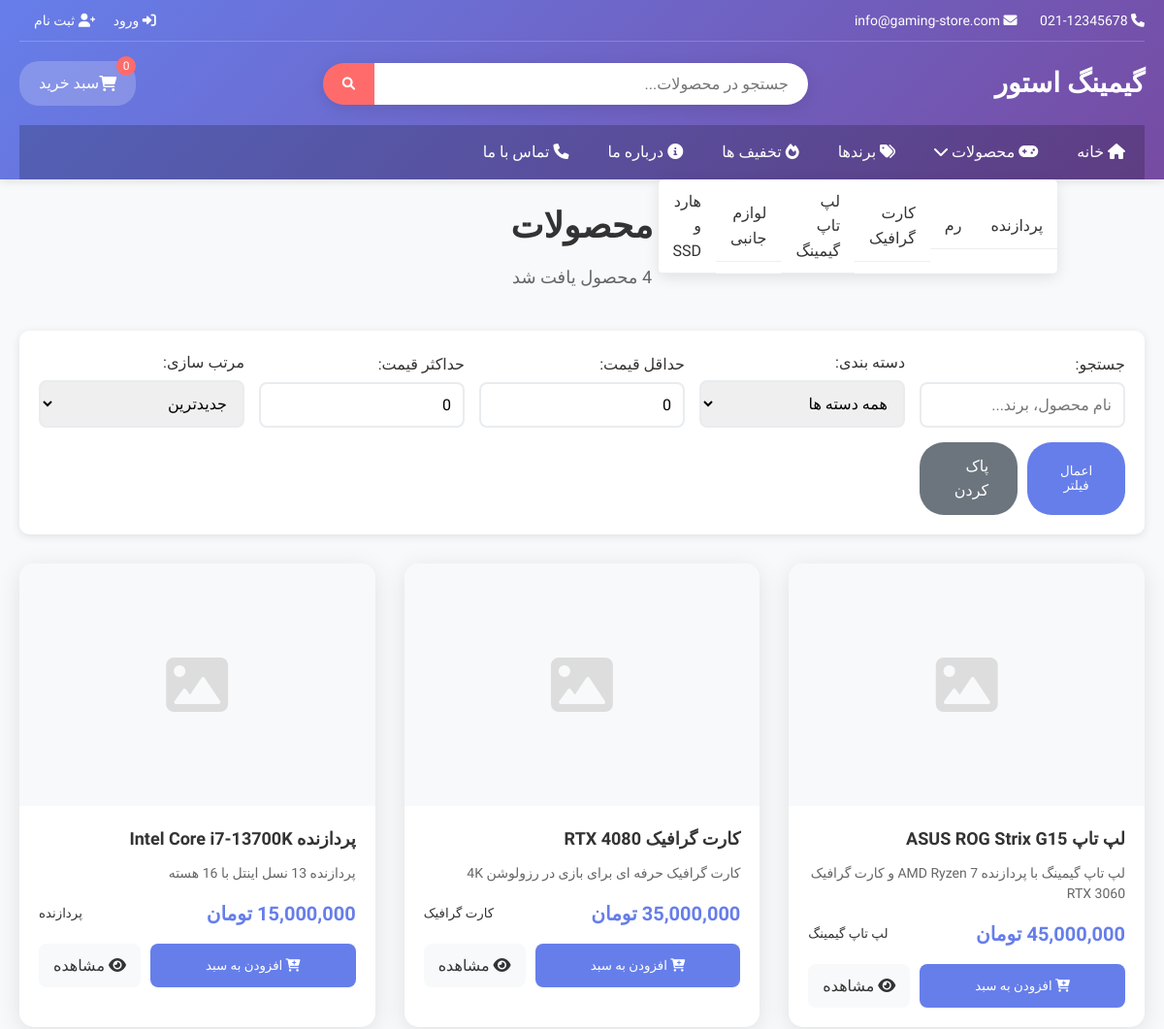
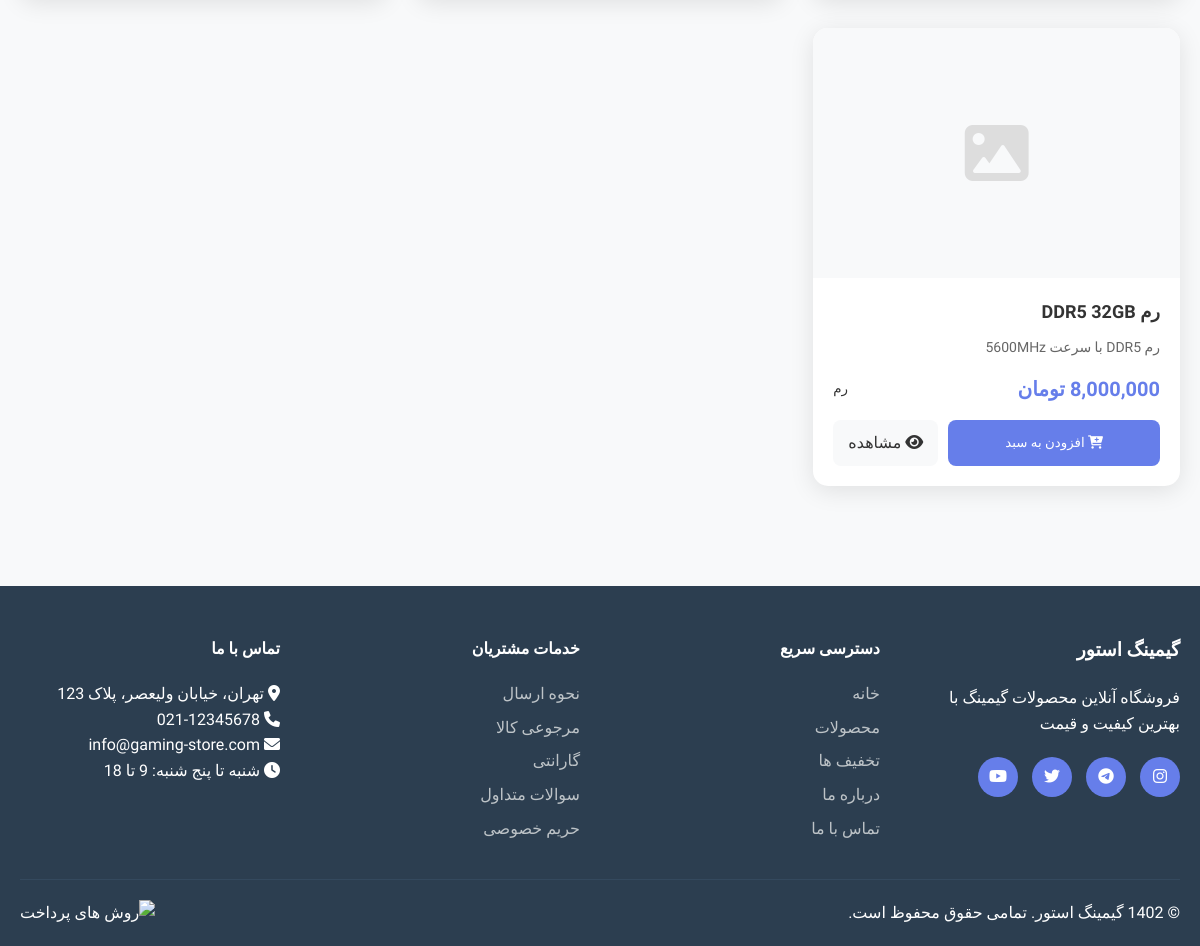
/products.php, run on the app's committed database (2 pictures, top to bottom).
### tables this page shows
CREATE TABLE categories (
    id INT AUTO_INCREMENT PRIMARY KEY,
    name VARCHAR(100) NOT NULL,
    description TEXT,
    image VARCHAR(255),
    is_active BOOLEAN DEFAULT TRUE,
    created_at TIMESTAMP DEFAULT CURRENT_TIMESTAMP
);

CREATE TABLE products (
    id INT AUTO_INCREMENT PRIMARY KEY,
    name VARCHAR(200) NOT NULL,
    description TEXT,
    price DECIMAL(10, 2) NOT NULL,
    discount_price DECIMAL(10, 2) DEFAULT NULL,
    category_id INT,
    brand VARCHAR(100),
    stock_quantity INT DEFAULT 0,
    main_image VARCHAR(255),
    gallery TEXT,  
    specifications TEXT,  
    is_featured BOOLEAN DEFAULT FALSE,
    is_active BOOLEAN DEFAULT TRUE,
    views INT DEFAULT 0,
    created_at TIMESTAMP DEFAULT CURRENT_TIMESTAMP,
    updated_at TIMESTAMP DEFAULT CURRENT_TIMESTAMP ON UPDATE CURRENT_TIMESTAMP,
    FOREIGN KEY (category_id) REFERENCES categories(id) ON DELETE SET NULL
);

### config/config.php (called while the page is built, shortened)
<?php
function sanitize_input($data) {
    return htmlspecialchars(strip_tags(trim($data)), ENT_QUOTES, 'UTF-8');
}
?>

### products.php (the view, shortened to what this page needs)
<?php
require_once 'config/config.php';
$per_page = 12;
$page = (int)($_GET['page'] ?? 1);
$offset = ($page - 1) * $per_page;
$category_id = (int)($_GET['category'] ?? 0);
$search = sanitize_input($_GET['search'] ?? '');
$sort = sanitize_input($_GET['sort'] ?? 'newest');
$min_price = (int)($_GET['min_price'] ?? 0);
$max_price = (int)($_GET['max_price'] ?? 0);
$where_conditions = ['p.is_active = 1'];
$params = [];
$where_clause = 'WHERE ' . implode(' AND ', $where_conditions);
$sort_options = [
    'newest' => 'p.created_at DESC',
    'oldest' => 'p.created_at ASC',
    'price_low' => 'COALESCE(p.discount_price, p.price) ASC',
    'price_high' => 'COALESCE(p.discount_price, p.price) DESC',
    'name' => 'p.name ASC',
    'popularity' => 'p.views DESC'
];
$order_by = $sort_options[$sort] ?? $sort_options['newest'];
try {
    $count_query = "SELECT COUNT(*) as total FROM products p $where_clause";
    $stmt = $pdo->prepare($count_query);
    $stmt->execute($params);
    $total_products = $stmt->fetch()['total'];
    $query = "SELECT p.*, c.name as category_name
              FROM products p
              LEFT JOIN categories c ON p.category_id = c.id
              $where_clause
              ORDER BY $order_by
              LIMIT $per_page OFFSET $offset";
    $stmt = $pdo->prepare($query);
    $stmt->execute($params);
    $products = $stmt->fetchAll();
    $stmt = $pdo->query("SELECT * FROM categories WHERE is_active = 1 ORDER BY name");
    $categories = $stmt->fetchAll();
} catch (PDOException $e) {
    $products = [];
    $categories = [];
    $total_products = 0;
    $total_pages = 0;
}
require_once 'includes/header.php';
?>
<div class="container">
    <div class="section-title">
        <h2>محصولات <?php echo $category_id ? '- ' . htmlspecialchars($categories[array_search($category_id, array_column($categories, 'id'))]['name'] ?? '') : ''; ?></h2>
        <p><?php echo number_format($total_products); ?> محصول یافت شد</p>
    </div>
    <div style="background: #fff; padding: 20px; border-radius: 10px; margin-bottom: 30px; box-shadow: 0 2px 10px rgba(0,0,0,0.1);">
        <form method="GET" action="">
            <div style="display: grid; grid-template-columns: repeat(auto-fit, minmax(200px, 1fr)); gap: 15px; align-items: end;">
                <div class="form-group" style="margin-bottom: 0;">
                    <label for="search">جستجو:</label>
                    <input type="text" id="search" name="search" class="form-control"
                           value="<?php echo htmlspecialchars($search); ?>" placeholder="نام محصول، برند...">
                </div>
                <div class="form-group" style="margin-bottom: 0;">
                    <label for="category">دسته بندی:</label>
                    <select id="category" name="category" class="form-control">
                        <option value="">همه دسته ها</option>
                    </select>
                </div>
                <div class="form-group" style="margin-bottom: 0;">
                    <label for="min_price">حداقل قیمت:</label>
                    <input type="number" id="min_price" name="min_price" class="form-control"
                           value="<?php echo $min_price; ?>" placeholder="تومان">
                </div>
                <div class="form-group" style="margin-bottom: 0;">
                    <label for="max_price">حداکثر قیمت:</label>
                    <input type="number" id="max_price" name="max_price" class="form-control"
                           value="<?php echo $max_price; ?>" placeholder="تومان">
                </div>
                <div class="form-group" style="margin-bottom: 0;">
                    <label for="sort">مرتب سازی:</label>
                    <select id="sort" name="sort" class="form-control">
                        <option value="newest" <?php echo $sort == 'newest' ? 'selected' : ''; ?>>جدیدترین</option>
                    </select>
                </div>
                <div style="display: flex; gap: 10px;">
                    <button type="submit" class="btn btn-primary">اعمال فیلتر</button>
                    <a href="products.php" class="btn" style="background: #6c757d; color: #fff;">پاک کردن</a>
                </div>
            </div>
        </form>
    </div>
    <?php if (!empty($products)): ?>
        <div class="products-grid">
            <?php foreach ($products as $product): ?>
                <div class="product-card">
                    <div class="product-image">
                        <?php if ($product['main_image']): ?>
                            <img src="uploads/products/<?php echo htmlspecialchars($product['main_image']); ?>"
                                 alt="<?php echo htmlspecialchars($product['name']); ?>">
                        <?php else: ?>
                            <i class="fas fa-image" style="font-size: 64px; color: #ddd;"></i>
                        <?php endif; ?>
                    </div>
                    <div class="product-info">
                        <h3 class="product-title"><?php echo htmlspecialchars($product['name']); ?></h3>
                        <p class="product-description">
                            <?php echo htmlspecialchars(substr($product['description'], 0, 100)) . (strlen($product['description']) > 100 ? '...' : ''); ?>
                        </p>
                        <div class="product-price">
                            <div>
                                <span class="price">
                                    <?php echo number_format($product['discount_price'] ?: $product['price']); ?> تومان
                                </span>
                            </div>
                            <small class="text-muted"><?php echo htmlspecialchars($product['category_name']); ?></small>
                        </div>
                        <div class="product-actions">
                            <?php if ($product['stock_quantity'] > 0): ?>
                                <button class="add-to-cart" onclick="addToCart(<?php echo $product['id']; ?>)">
                                    <i class="fas fa-cart-plus"></i> افزودن به سبد
                                </button>
                            <?php else: ?>
                                <button class="add-to-cart" disabled style="background: #ccc;">
                                    <i class="fas fa-times"></i> ناموجود
                                </button>
                            <?php endif; ?>
                            <a href="product.php?id=<?php echo $product['id']; ?>" class="view-product">
                                <i class="fas fa-eye"></i> مشاهده
                            </a>
                        </div>
                    </div>
                </div>
            <?php endforeach; ?>
        </div>
    <?php endif; ?>
</div>
<?php require_once 'includes/footer.php'; ?>

### includes/header.php (shortened to what this page needs)
<!DOCTYPE html>
<html lang="fa" dir="rtl">
<head>
    <link rel="stylesheet" href="assets/css/style.css">
    <link rel="stylesheet" href="assets/css/responsive.css">
    <link rel="stylesheet" href="https://cdnjs.cloudflare.com/ajax/libs/font-awesome/6.0.0/css/all.min.css">
</head>
<body>
    <header class="main-header">
        <div class="container">
            <div class="header-top">
                <div class="contact-info">
                    <span><i class="fas fa-phone"></i> 021-12345678</span>
                    <span><i class="fas fa-envelope"></i> info@gaming-store.com</span>
                </div>
                <div class="user-actions">
                    <?php if (isset($_SESSION['user_id'])): ?>
                        <a href="account.php"><i class="fas fa-user"></i> حساب کاربری</a>
                        <?php if ($_SESSION['role'] == 'admin'): ?>
                            <a href="admin/"><i class="fas fa-cog"></i> پنل مدیریت</a>
                        <?php endif; ?>
                        <a href="logout.php"><i class="fas fa-sign-out-alt"></i> خروج</a>
                    <?php else: ?>
                        <a href="login.php"><i class="fas fa-sign-in-alt"></i> ورود</a>
                        <a href="register.php"><i class="fas fa-user-plus"></i> ثبت نام</a>
                    <?php endif; ?>
                </div>
            </div>
            <div class="header-main">
                <div class="logo">
                    <a href="index.php">
                        <h1><?php echo SITE_NAME; ?></h1>
                    </a>
                </div>
                <div class="search-box">
                    <form action="search.php" method="GET">
                        <input type="text" name="q" placeholder="جستجو در محصولات..." value="<?php echo isset($_GET['q']) ? htmlspecialchars($_GET['q']) : ''; ?>">
                        <button type="submit"><i class="fas fa-search"></i></button>
                    </form>
                </div>
                <div class="cart-info">
                    <a href="cart.php" class="cart-link">
                        <i class="fas fa-shopping-cart"></i>
                        <span class="cart-count"><?php echo isset($_SESSION['cart_count']) ? $_SESSION['cart_count'] : 0; ?></span>
                        <span>سبد خرید</span>
                    </a>
                </div>
            </div>
            <nav class="main-nav">
                <ul>
                    <li><a href="index.php"><i class="fas fa-home"></i> خانه</a></li>
                    <li class="dropdown">
                        <a href="products.php"><i class="fas fa-gamepad"></i> محصولات <i class="fas fa-chevron-down"></i></a>
                        <ul class="dropdown-menu">
                            <?php
                            try {
                                $stmt = $pdo->query("SELECT * FROM categories WHERE is_active = 1 ORDER BY name");
                                while ($category = $stmt->fetch()) {
                                    echo '<li><a href="category.php?id=' . $category['id'] . '">' . htmlspecialchars($category['name']) . '</a></li>';
                                }
                            } catch (PDOException $e) {
                            }
                            ?>
                        </ul>
                    </li>
                    <li><a href="brands.php"><i class="fas fa-tags"></i> برندها</a></li>
                    <li><a href="offers.php"><i class="fas fa-fire"></i> تخفیف ها</a></li>
                    <li><a href="about.php"><i class="fas fa-info-circle"></i> درباره ما</a></li>
                    <li><a href="contact.php"><i class="fas fa-phone"></i> تماس با ما</a></li>
                </ul>
            </nav>
        </div>
    </header>
    <main class="main-content">

### includes/footer.php (shortened to what this page needs)
    </main>
    <footer class="main-footer">
        <div class="container">
            <div class="footer-content">
                <div class="footer-section">
                    <h3><?php echo SITE_NAME; ?></h3>
                    <p>فروشگاه آنلاین محصولات گیمینگ با بهترین کیفیت و قیمت</p>
                    <div class="social-links">
                        <a href="#"><i class="fab fa-instagram"></i></a>
                        <a href="#"><i class="fab fa-telegram"></i></a>
                        <a href="#"><i class="fab fa-twitter"></i></a>
                        <a href="#"><i class="fab fa-youtube"></i></a>
                    </div>
                </div>
                <div class="footer-section">
                    <h4>دسترسی سریع</h4>
                    <ul>
                        <li><a href="index.php">خانه</a></li>
                        <li><a href="products.php">محصولات</a></li>
                        <li><a href="offers.php">تخفیف ها</a></li>
                        <li><a href="about.php">درباره ما</a></li>
                        <li><a href="contact.php">تماس با ما</a></li>
                    </ul>
                </div>
                <div class="footer-section">
                    <h4>خدمات مشتریان</h4>
                    <ul>
                        <li><a href="shipping.php">نحوه ارسال</a></li>
                        <li><a href="returns.php">مرجوعی کالا</a></li>
                        <li><a href="warranty.php">گارانتی</a></li>
                        <li><a href="faq.php">سوالات متداول</a></li>
                        <li><a href="privacy.php">حریم خصوصی</a></li>
                    </ul>
                </div>
                <div class="footer-section">
                    <h4>تماس با ما</h4>
                    <div class="contact-info">
                        <p><i class="fas fa-map-marker-alt"></i> تهران، خیابان ولیعصر، پلاک 123</p>
                        <p><i class="fas fa-phone"></i> 021-12345678</p>
                        <p><i class="fas fa-envelope"></i> info@gaming-store.com</p>
                        <p><i class="fas fa-clock"></i> شنبه تا پنج شنبه: 9 تا 18</p>
                    </div>
                </div>
            </div>
            <div class="footer-bottom">
                <div class="copyright">
                    <p>&copy; 1402 <?php echo SITE_NAME; ?>. تمامی حقوق محفوظ است.</p>
                </div>
                <div class="payment-methods">
                    <img src="assets/images/payment-methods.png" alt="روش های پرداخت" style="height: 30px;">
                </div>
            </div>
        </div>
    </footer>
</body>
</html>

### data on the page
categories: name "پردازنده"
categories: name "رم"
categories: name "کارت گرافیک"
categories: name "لپ تاپ گیمینگ"
categories: name "لوازم جانبی"
categories: name "هارد و SSD"
products: name "لپ تاپ ASUS ROG Strix G15", description "لپ تاپ گیمینگ با پردازنده AMD Ryzen 7 و کارت گرافیک RTX 3060", discount_price+price "45,000,000", category.name "لپ تاپ گیمینگ"
products: name "کارت گرافیک RTX 4080", description "کارت گرافیک حرفه ای برای بازی در رزولوشن 4K", discount_price+price "35,000,000", category.name "کارت گرافیک"
products: name "پردازنده Intel Core i7-13700K", description "پردازنده 13 نسل اینتل با 16 هسته", discount_price+price "15,000,000", category.name "پردازنده"
products: name "رم DDR5 32GB", description "رم DDR5 با سرعت 5600MHz", discount_price+price "8,000,000", category.name "رم"

### other printed values
SITE_NAME "گیمینگ استور"
